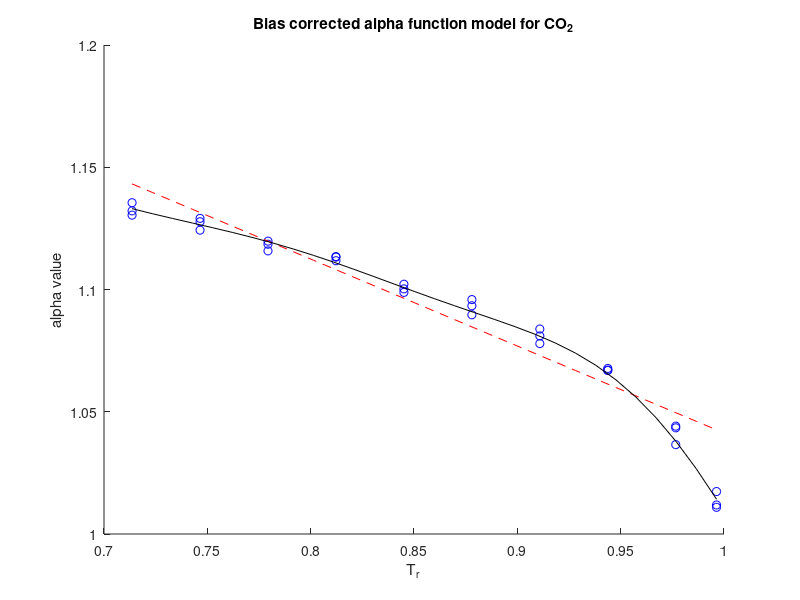

Source code (MATLAB): (Note: this script raises an error after producing the figure.)
clear
clc
fluid1='CO2';
load('carbon dioxide.mat')

[numRows,numCols] = size(x)
n=30;
j = linspace(low_lim_x,up_lim_x,n);

% h_theta xi calculation 
for i = 1:1:numRows
    h_theta_1 = @(xi) exp(-(x(i)-xi).^2/gamma);
    h_theta1 = integral(h_theta_1,low_lim_x,up_lim_x)
    h_theta_2 = @(xi) xi.*exp(-(x(i)-xi).^2/gamma);
    h_theta2 = integral(h_theta_2,low_lim_x,up_lim_x)
    h_theta(1,i) = h_theta1;
    h_theta(2,i) = h_theta2;
end
%H_theta
H_theta_1 = @(x,y) exp(-(x-y).^2./gamma);
H_theta1 = integral2(H_theta_1,low_lim_x,up_lim_x,low_lim_x,up_lim_x);
H_theta_2 = @(x,y) y.*exp(-(x-y).^2./gamma);
H_theta2 = integral2(H_theta_2,low_lim_x,up_lim_x,low_lim_x,up_lim_x);
H_theta_3 = @(x,y) x.*exp(-(x-y).^2./gamma);
H_theta3 = integral2(H_theta_3,low_lim_x,up_lim_x,low_lim_x,up_lim_x) ;
H_theta_4 = @(x,y) x.*y.*exp(-(x-y).^2./gamma);
H_theta4 = integral2(H_theta_4,low_lim_x,up_lim_x,low_lim_x,up_lim_x);
H_theta = [H_theta1,H_theta2
           H_theta3,H_theta4];

%Kn matrix calculation
for i = 1:1:numRows
    for h = 1:1:numRows
        Kn(i,h) =exp(-(x(i)-x(h))^2/gamma) -[h_theta(1,i),h_theta(2,i)]*inv(H_theta)*[h_theta(1,h);h_theta(2,h)];
    end
end
for m = 1:1:n
    %h_theta x calculation which j is the input I am interested
    h_theta_1j = @(xi) exp(-(j(m)-xi).^2/gamma);
    h_theta1j = integral(h_theta_1j,low_lim_x,up_lim_x);
    h_theta_2j = @(xi) xi.*exp(-(j(m)-xi).^2/gamma);
    h_theta2j = integral(h_theta_2j,low_lim_x,up_lim_x);
    h_thetaj(1) = h_theta1j;
    h_thetaj(2) = h_theta2j;
 
    for i = 1:1:numRows
        k(i) =exp(-(j(m)-x(i))^2/gamma) - [h_thetaj(1),h_thetaj(2)]*inv(H_theta)*[h_theta(1,i);h_theta(2,i)];
    end
 
    k_xx = exp(-(j(m)-j(m))^2/gamma) - [h_thetaj(1),h_thetaj(2)]*inv(H_theta)*[h_thetaj(1);h_thetaj(2)];
 

    v = r*ones(1,numRows);%model$g
    V = diag(v);
    f_theta = theta2*x+theta1;
    mu(m) = k*inv(Kn+V)*(Y-f_theta);
    sd(m) = nu * k_xx + r - nu * k *inv(Kn+V)*k';
end
model = theta2*j +theta1
alpha = model+mu
%figure 1 model vs experimental data
figure(1)
hold on
plot(x,Y,'bo')
plot(j,model,'r--')
plot(j,alpha,'k-')
hold off
title('Bias corrected alpha function model for CO_2')
ylabel('alpha value')
xlabel('T_r')
 
% %% PR EoS Saturation Pressure Calcaulation
% % omega = 0.224; %Acentric factor
% % Tc = 304.1; %K
% % Pc = 7380000; %Pa
% % R = 8.31446 %J/Kmol
% % M = 44.01/1000;
 delta_T = (up_lim_x - low_lim_x)*Tc/29;
% 
b = 0.07780*(R*Tc/Pc);
a = 0.45724*(((R^2)*(Tc^2))/Pc);
% T = low_lim_x * Tc; %k
% 
% 
% P = 5; %initial P
% for i = 1:1:28
%     
%     
%     div = 6;
%     
%     while div > 0.01 
%         if div > 2
%             delta_P(i) = P/1000000;
%         else
%             delta_P(i) = P/10000000000;
%         end
%         
%         P = P + delta_P(i);
%         A = (a*alpha(i)*P)/(R^2*T^2);
%         B = (b*P)/(R*T);
%         z = roots([1 -(1-B) (A-2*B-3*B^2) -(A*B-B^2-B^3)]);
%         % decide the state whether it is vap or liq
%                 if imag(z(1,1))==0
%                     z_vap(i) = z(1,1);
%         %             rho_vap(i) = P*M/(z_vap(i)*R*T);
%         %             temp_vap(i)=T;
%         %
%                 end
%                 if imag(z(3,1))==0
%                     z_liq(i) = z(3,1);
%         %             rho_liq(i) = P*M/(z_liq(i)*R*T);
%         %             temp_liq(i)=T;
%                 end
%         
%         f_L = P*exp(z_liq(i)-1-log(z_liq(i)-B)-A/(2.8284*B)*log((z_liq(i)+2.4142*B)/(z_liq(i)-0.4142*B)));
%         f_V = P*exp(z_vap(i)-1-log(z_vap(i)-B)-A/(2.8284*B)*log((z_vap(i)+2.4142*B)/(z_vap(i)-0.4142*B)));
%         div = abs(f_L-f_V)
%         
%     end
%     P_sat(i) = P*10^(-6)
%     diviation(i) = div
%     Tr_psat(i) = T;   
%     T = T + delta_T;
% 
% end
% figure(2)
% hold on
% plot(Tr_psat,P_sat,'r--')
% plot(j,P_exp/10^6,'b-')
% hold off
% title('Saturation pressure prediction')
% ylabel('Saturation Pressure(Pa)')
% xlabel('T_r')
%% density caluclation
T = low_lim_x * Tc; %k
        
for i = 1:1:30
    
    
    A = (a*alpha(i)*P_exp(i))/(R^2*T^2);
    B = (b*P_exp(i))/(R*T);
    z = roots([1 -(1-B) (A-2*B-3*B^2) -(A*B-B^2-B^3)]);
    zwrite(:,i)=z;
    
    rho_trueliq(i)=refpropm('D','T',T,'P',P_exp(i)/1000,fluid1);
        
    %decide the state whether it is vap or liq
    if imag(z(1,1)) == 0
        z_vap(i) = z(1,1);
        rho_vap(i) = P_exp(i)*M/(z_vap(i)*R*T);
        temp_vap(i)=T;
    else
        z_vap(i) =0;
        rho_vap(i) = 0;
        temp_vap(i)=0;
    end
    if imag(z(3,1))==0
        z_liq(i) = z(3,1);
        rho_liq(i) = P_exp(i)*M/(z_liq(i)*R*T);
        temp_liq(i)=T;
    else
        z_liq(i) = 0;
        rho_liq(i) = 0;
        temp_liq(i)=0;
    end
    T_save(i)= T;
    T = T + delta_T;
end
    figure(3)
    hold on
    plot(j,rho_liq,'r--')
    plot(j,rho_vap,'b-')
    hold off
    title('Density prediction')
    ylabel('Density (kg/m^3)')
    xlabel('T_r')
